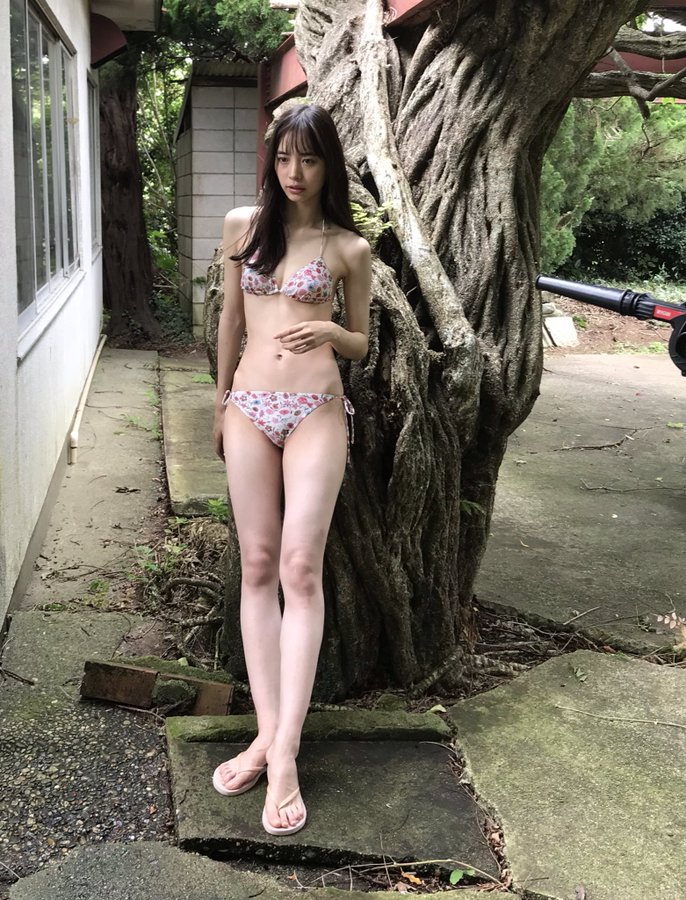
#> input picture img/1.jpg, 686 x 900 px
$ python PIL_test.py
#> lines starting #> are read from the running program, lines starting #| are printed output that depends on the picture
from PIL import Image
import os

class PIL_Test():
    def __init__(self):
        self.pil_im = Image.open('../img/1.jpg')
#> self.pil_im is the input picture: PIL image 686x900 RGB; mean R, G, B 117.2, 111.5, 97.8
        self.path = '../img'

    def _convert(self):
        '''
        灰度设置
        '''
        pil_im = self.pil_im.convert('L')
        pil_im.save('../img/1-1.jpg')

    def get_imlist(self):
        '''
        遍历图片文件夹，将所有图片格式转换为jpg
        '''
        return [os.path.join(self.path, f) for f in os.listdir(self.path) if f.endswith('.jpg')]

    def _thumbnail(self):
        '''
        缩略图
        '''
        self.pil_im.thumbnail((128, 128))
        self.pil_im.save('../img/1-2.jpg')

    def _crop(self):
        '''
        裁剪与反转
        '''
        box = (100, 100, 400, 400)
        region = self.pil_im.crop(box)
        region = region.transpose(Image.ROTATE_180)
        region = self.pil_im.paste(region, box)
        region.save('../img/1-3.jpg')

    def _resize(self):
        '''
        调整尺寸和旋转
        '''
        out = self.pil_im.resize((128,128))
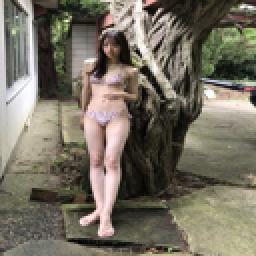
#> out: PIL image 128x128 RGB (shown 2 times larger); mean R, G, B 117.2, 111.5, 97.8
        out = out.rotate(45)
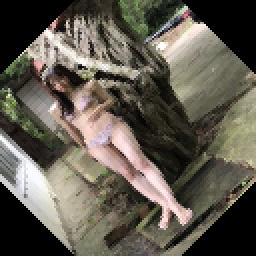
#> out: PIL image 128x128 RGB (shown 2 times larger); mean R, G, B 96.4, 90.9, 80.3
        out.save('../img/1-4.jpg')


if __name__ == '__main__':
    test = PIL_Test()
    # [4 lines of commented-out code are left out]
    test._resize()
